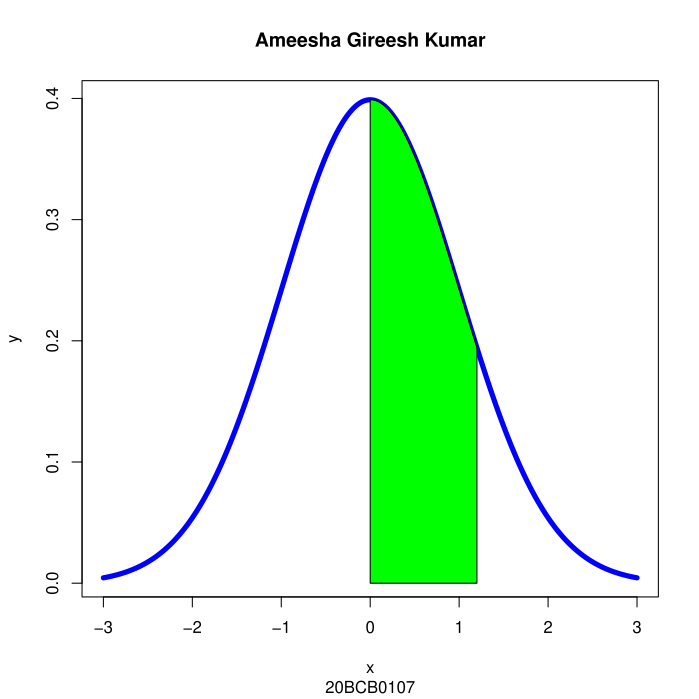

Write R code to recreate this figure.
x = seq(-3,3, length=200)
y = dnorm (x)
plot(x,y,type = "l", lwd=5, col="blue", main="Ameesha Gireesh Kumar", sub ="20BCB0107")
x=seq(0, 1.2, length=200)
y=dnorm(x)
polygon(c(0,x,1.2), c(0,y,0), col="green")
